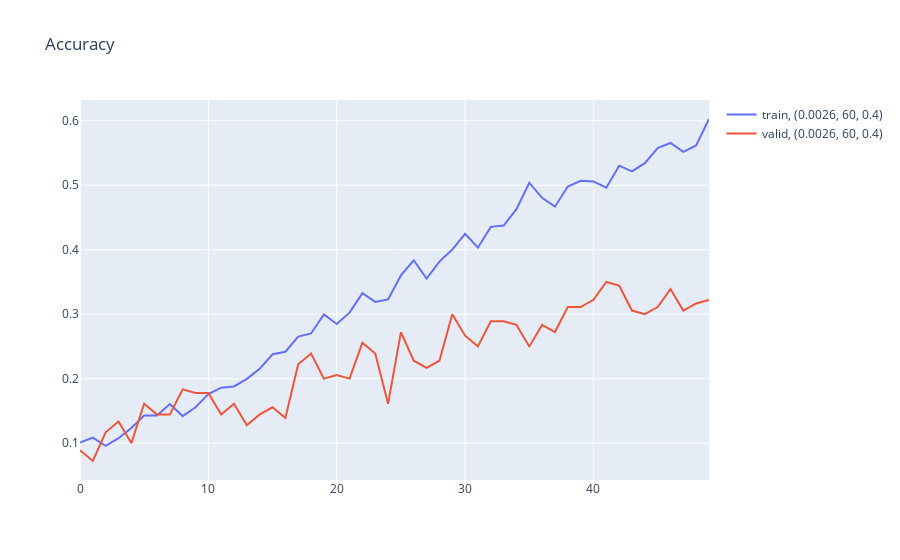

The cell this chart's notebook holds for it:
### Code cell
# Add dropout to every convolution
fig_accuracy
